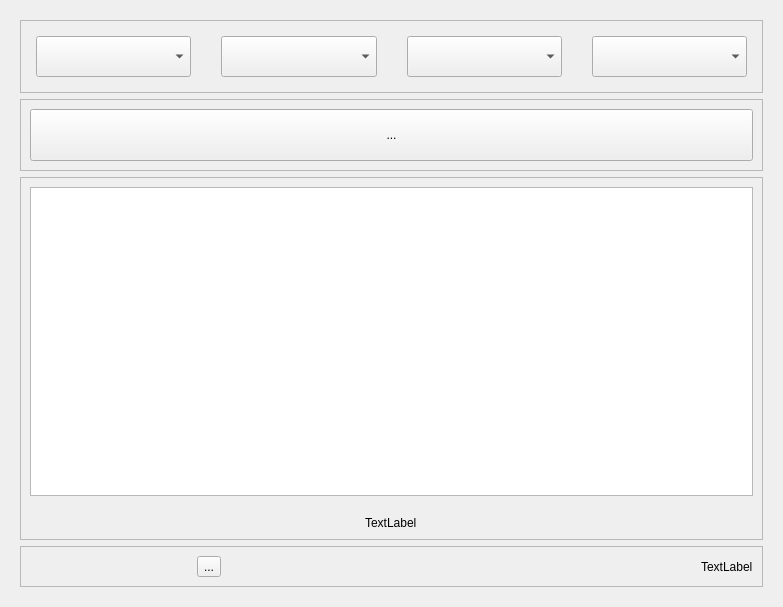
<?xml version="1.0" encoding="UTF-8"?>
<ui version="4.0">
 <class>Form</class>
 <widget class="QWidget" name="Form">
  <property name="geometry">
   <rect>
    <x>0</x>
    <y>0</y>
    <width>783</width>
    <height>607</height>
   </rect>
  </property>
  <property name="windowTitle">
   <string>Form</string>
  </property>
  <layout class="QHBoxLayout" name="horizontalLayout">
   <item>
    <widget class="QWidget" name="widget" native="true">
     <layout class="QVBoxLayout" name="verticalLayout_2" stretch="1,1,5,0">
      <item>
       <widget class="QFrame" name="frame">
        <property name="frameShape">
         <enum>QFrame::StyledPanel</enum>
        </property>
        <property name="frameShadow">
         <enum>QFrame::Raised</enum>
        </property>
        <layout class="QHBoxLayout" name="horizontalLayout_2">
         <property name="spacing">
          <number>30</number>
         </property>
         <property name="leftMargin">
          <number>15</number>
         </property>
         <property name="topMargin">
          <number>15</number>
         </property>
         <property name="rightMargin">
          <number>15</number>
         </property>
         <property name="bottomMargin">
          <number>15</number>
         </property>
         <item>
          <widget class="QComboBox" name="comboBox_4">
           <property name="sizePolicy">
            <sizepolicy hsizetype="Preferred" vsizetype="Preferred">
             <horstretch>0</horstretch>
             <verstretch>0</verstretch>
            </sizepolicy>
           </property>
          </widget>
         </item>
         <item>
          <widget class="QComboBox" name="comboBox_3">
           <property name="sizePolicy">
            <sizepolicy hsizetype="Preferred" vsizetype="Preferred">
             <horstretch>0</horstretch>
             <verstretch>0</verstretch>
            </sizepolicy>
           </property>
          </widget>
         </item>
         <item>
          <widget class="QComboBox" name="comboBox_2">
           <property name="sizePolicy">
            <sizepolicy hsizetype="Preferred" vsizetype="Preferred">
             <horstretch>0</horstretch>
             <verstretch>0</verstretch>
            </sizepolicy>
           </property>
          </widget>
         </item>
         <item>
          <widget class="QComboBox" name="comboBox">
           <property name="sizePolicy">
            <sizepolicy hsizetype="Preferred" vsizetype="Preferred">
             <horstretch>0</horstretch>
             <verstretch>0</verstretch>
            </sizepolicy>
           </property>
          </widget>
         </item>
        </layout>
       </widget>
      </item>
      <item>
       <widget class="QFrame" name="frame_4">
        <property name="frameShape">
         <enum>QFrame::StyledPanel</enum>
        </property>
        <property name="frameShadow">
         <enum>QFrame::Raised</enum>
        </property>
        <layout class="QHBoxLayout" name="horizontalLayout_4">
         <item>
          <widget class="QToolButton" name="toolButton_2">
           <property name="sizePolicy">
            <sizepolicy hsizetype="Preferred" vsizetype="Preferred">
             <horstretch>0</horstretch>
             <verstretch>0</verstretch>
            </sizepolicy>
           </property>
           <property name="text">
            <string>...</string>
           </property>
          </widget>
         </item>
        </layout>
       </widget>
      </item>
      <item>
       <widget class="QFrame" name="frame_2">
        <property name="frameShape">
         <enum>QFrame::StyledPanel</enum>
        </property>
        <property name="frameShadow">
         <enum>QFrame::Raised</enum>
        </property>
        <layout class="QVBoxLayout" name="verticalLayout">
         <property name="spacing">
          <number>20</number>
         </property>
         <item>
          <widget class="QTableView" name="tableView"/>
         </item>
         <item alignment="Qt::AlignHCenter|Qt::AlignVCenter">
          <widget class="QLabel" name="label_2">
           <property name="text">
            <string>TextLabel</string>
           </property>
          </widget>
         </item>
        </layout>
       </widget>
      </item>
      <item>
       <widget class="QFrame" name="frame_3">
        <property name="frameShape">
         <enum>QFrame::StyledPanel</enum>
        </property>
        <property name="frameShadow">
         <enum>QFrame::Raised</enum>
        </property>
        <layout class="QHBoxLayout" name="horizontalLayout_3" stretch="1,1">
         <item alignment="Qt::AlignHCenter|Qt::AlignVCenter">
          <widget class="QToolButton" name="toolButton">
           <property name="sizePolicy">
            <sizepolicy hsizetype="Preferred" vsizetype="Preferred">
             <horstretch>0</horstretch>
             <verstretch>0</verstretch>
            </sizepolicy>
           </property>
           <property name="text">
            <string>...</string>
           </property>
          </widget>
         </item>
         <item alignment="Qt::AlignRight">
          <widget class="QLabel" name="label">
           <property name="text">
            <string>TextLabel</string>
           </property>
          </widget>
         </item>
        </layout>
       </widget>
      </item>
     </layout>
    </widget>
   </item>
  </layout>
 </widget>
 <resources/>
 <connections/>
</ui>
